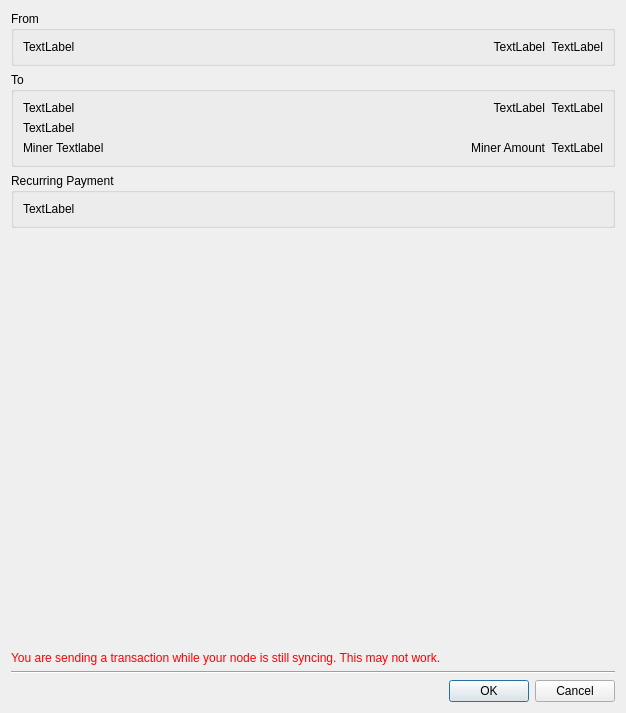
<?xml version="1.0" encoding="UTF-8"?>
<ui version="4.0">
 <class>confirm</class>
 <widget class="QDialog" name="confirm">
  <property name="geometry">
   <rect>
    <x>0</x>
    <y>0</y>
    <width>626</width>
    <height>713</height>
   </rect>
  </property>
  <property name="windowTitle">
   <string>Confirm Transaction</string>
  </property>
  <layout class="QVBoxLayout" name="verticalLayout">
   <item>
    <widget class="QGroupBox" name="groupBox">
     <property name="title">
      <string>From</string>
     </property>
     <layout class="QGridLayout" name="gridLayout_3">
      <item row="2" column="0">
       <widget class="QLabel" name="sendFrom">
        <property name="sizePolicy">
         <sizepolicy hsizetype="MinimumExpanding" vsizetype="Preferred">
          <horstretch>0</horstretch>
          <verstretch>0</verstretch>
         </sizepolicy>
        </property>
        <property name="text">
         <string notr="true">TextLabel</string>
        </property>
        <property name="wordWrap">
         <bool>true</bool>
        </property>
       </widget>
      </item>
      <item row="2" column="1">
       <widget class="QLabel" name="sendAmt">
        <property name="sizePolicy">
         <sizepolicy hsizetype="Minimum" vsizetype="Preferred">
          <horstretch>0</horstretch>
          <verstretch>0</verstretch>
         </sizepolicy>
        </property>
        <property name="text">
         <string notr="true">TextLabel</string>
        </property>
        <property name="alignment">
         <set>Qt::AlignRight|Qt::AlignTrailing|Qt::AlignVCenter</set>
        </property>
       </widget>
      </item>
      <item row="2" column="2">
       <widget class="QLabel" name="sendUSD">
        <property name="sizePolicy">
         <sizepolicy hsizetype="Minimum" vsizetype="Preferred">
          <horstretch>0</horstretch>
          <verstretch>0</verstretch>
         </sizepolicy>
        </property>
        <property name="text">
         <string notr="true">TextLabel</string>
        </property>
        <property name="alignment">
         <set>Qt::AlignRight|Qt::AlignTrailing|Qt::AlignVCenter</set>
        </property>
       </widget>
      </item>
     </layout>
    </widget>
   </item>
   <item>
    <widget class="QGroupBox" name="sendToAddrs">
     <property name="title">
      <string>To</string>
     </property>
     <layout class="QGridLayout" name="gridLayout">
      <item row="0" column="2">
       <widget class="QLabel" name="AmtUSD1">
        <property name="sizePolicy">
         <sizepolicy hsizetype="Minimum" vsizetype="Preferred">
          <horstretch>0</horstretch>
          <verstretch>0</verstretch>
         </sizepolicy>
        </property>
        <property name="text">
         <string notr="true">TextLabel</string>
        </property>
        <property name="alignment">
         <set>Qt::AlignRight|Qt::AlignTrailing|Qt::AlignVCenter</set>
        </property>
       </widget>
      </item>
      <item row="1" column="0" colspan="3">
       <widget class="QLabel" name="Memo1">
        <property name="text">
         <string notr="true">TextLabel</string>
        </property>
        <property name="wordWrap">
         <bool>true</bool>
        </property>
       </widget>
      </item>
      <item row="0" column="0">
       <widget class="QLabel" name="Addr1">
        <property name="sizePolicy">
         <sizepolicy hsizetype="MinimumExpanding" vsizetype="Preferred">
          <horstretch>0</horstretch>
          <verstretch>0</verstretch>
         </sizepolicy>
        </property>
        <property name="text">
         <string notr="true">TextLabel</string>
        </property>
        <property name="wordWrap">
         <bool>true</bool>
        </property>
       </widget>
      </item>
      <item row="2" column="2">
       <widget class="QLabel" name="minerFeeUSD">
        <property name="sizePolicy">
         <sizepolicy hsizetype="Minimum" vsizetype="Preferred">
          <horstretch>0</horstretch>
          <verstretch>0</verstretch>
         </sizepolicy>
        </property>
        <property name="text">
         <string notr="true">TextLabel</string>
        </property>
        <property name="alignment">
         <set>Qt::AlignRight|Qt::AlignTrailing|Qt::AlignVCenter</set>
        </property>
       </widget>
      </item>
      <item row="2" column="0">
       <widget class="QLabel" name="labelMinerFee">
        <property name="sizePolicy">
         <sizepolicy hsizetype="Expanding" vsizetype="Preferred">
          <horstretch>0</horstretch>
          <verstretch>0</verstretch>
         </sizepolicy>
        </property>
        <property name="text">
         <string notr="true">Miner Textlabel</string>
        </property>
       </widget>
      </item>
      <item row="0" column="1">
       <widget class="QLabel" name="Amt1">
        <property name="sizePolicy">
         <sizepolicy hsizetype="Minimum" vsizetype="Preferred">
          <horstretch>0</horstretch>
          <verstretch>0</verstretch>
         </sizepolicy>
        </property>
        <property name="text">
         <string notr="true">TextLabel</string>
        </property>
        <property name="alignment">
         <set>Qt::AlignRight|Qt::AlignTrailing|Qt::AlignVCenter</set>
        </property>
       </widget>
      </item>
      <item row="2" column="1">
       <widget class="QLabel" name="minerFee">
        <property name="sizePolicy">
         <sizepolicy hsizetype="Minimum" vsizetype="Preferred">
          <horstretch>0</horstretch>
          <verstretch>0</verstretch>
         </sizepolicy>
        </property>
        <property name="text">
         <string notr="true">Miner Amount</string>
        </property>
        <property name="alignment">
         <set>Qt::AlignRight|Qt::AlignTrailing|Qt::AlignVCenter</set>
        </property>
       </widget>
      </item>
     </layout>
    </widget>
   </item>
   <item>
    <widget class="QGroupBox" name="grpRecurring">
     <property name="title">
      <string>Recurring Payment</string>
     </property>
     <layout class="QGridLayout" name="gridLayout_2">
      <item row="0" column="0">
       <widget class="QLabel" name="lblRecurringDesc">
        <property name="text">
         <string>TextLabel</string>
        </property>
       </widget>
      </item>
     </layout>
    </widget>
   </item>
   <item>
    <spacer name="verticalSpacer">
     <property name="orientation">
      <enum>Qt::Vertical</enum>
     </property>
     <property name="sizeHint" stdset="0">
      <size>
       <width>20</width>
       <height>40</height>
      </size>
     </property>
    </spacer>
   </item>
   <item>
    <widget class="QLabel" name="syncingWarning">
     <property name="styleSheet">
      <string notr="true">color: red;</string>
     </property>
     <property name="text">
      <string>You are sending a transaction while your node is still syncing. This may not work.</string>
     </property>
     <property name="wordWrap">
      <bool>true</bool>
     </property>
    </widget>
   </item>
   <item>
    <widget class="Line" name="line">
     <property name="orientation">
      <enum>Qt::Horizontal</enum>
     </property>
    </widget>
   </item>
   <item>
    <widget class="QDialogButtonBox" name="buttonBox">
     <property name="orientation">
      <enum>Qt::Horizontal</enum>
     </property>
     <property name="standardButtons">
      <set>QDialogButtonBox::Cancel|QDialogButtonBox::Ok</set>
     </property>
    </widget>
   </item>
  </layout>
 </widget>
 <resources/>
 <connections>
  <connection>
   <sender>buttonBox</sender>
   <signal>accepted()</signal>
   <receiver>confirm</receiver>
   <slot>accept()</slot>
   <hints>
    <hint type="sourcelabel">
     <x>248</x>
     <y>254</y>
    </hint>
    <hint type="destinationlabel">
     <x>157</x>
     <y>274</y>
    </hint>
   </hints>
  </connection>
  <connection>
   <sender>buttonBox</sender>
   <signal>rejected()</signal>
   <receiver>confirm</receiver>
   <slot>reject()</slot>
   <hints>
    <hint type="sourcelabel">
     <x>316</x>
     <y>260</y>
    </hint>
    <hint type="destinationlabel">
     <x>286</x>
     <y>274</y>
    </hint>
   </hints>
  </connection>
 </connections>
</ui>
